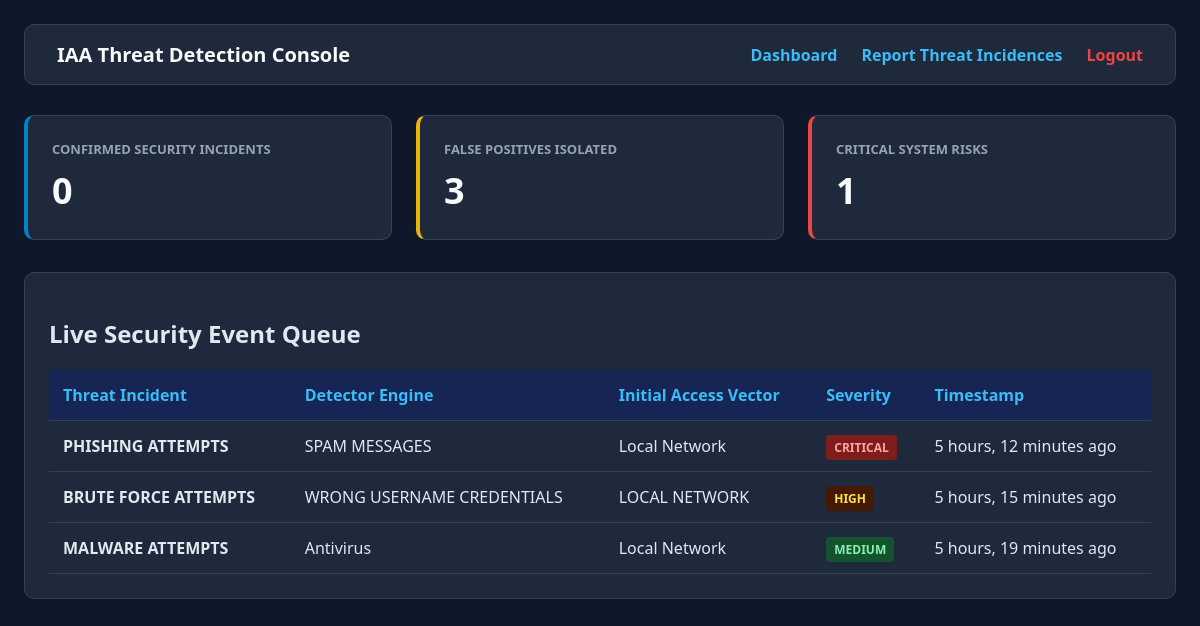
The page /dashboard/ (signed in) on the database its author committed.
### core/models.py (models this page shows, shortened)
class ThreatIncident(models.Model):
    SEVERITY_CHOICES = [
        ('LOW', 'Low'),
        ('MEDIUM', 'Medium'),
        ('HIGH', 'High'),
        ('CRITICAL', 'Critical'),
    ]
    title = models.CharField(max_length=200, help_text="e.g., Brute Force Attack, Phishing Attempt")
    detector = models.CharField(max_length=100, default='Signature Matching', help_text="e.g., Firewall, NIDS, Antivirus")
    access_vector = models.CharField(max_length=100, default='Network', help_text="e.g., Local, Network, Physical")
    severity = models.CharField(max_length=10, choices=SEVERITY_CHOICES, default='MEDIUM')
    description = models.TextField()
    is_false_positive = models.BooleanField(default=False, verbose_name="Mark as False Positive")
    detected_at = models.DateTimeField(auto_now_add=True)

### core/views.py (the view)
# urls.py: path('dashboard/', views.dashboard_view, name='dashboard'),
@login_required(login_url='login')
def dashboard_view(request):
    incidents = ThreatIncident.objects.all().order_by('-detected_at')
    total_incidents = incidents.filter(is_false_positive=False).count()
    false_positives = incidents.filter(is_false_positive=True).count()
    critical_incidents = incidents.filter(severity='CRITICAL').count()
    context = {
        'incidents': incidents[:5],  # Display the 5 most recent live events
        'total_incidents': total_incidents,
        'false_positives': false_positives,
        'critical_incidents': critical_incidents,
    }
    return render(request, 'core/dashboard.html', context)

### templates/core/dashboard.html (shortened to what this page needs)
<!DOCTYPE html>
<html lang="en">
<head>
</head>
<body>
    <div class="navbar">
        <h1>IAA Threat Detection Console</h1>
        <nav>
            <a href="{% url 'dashboard' %}">Dashboard</a>
            <a href="{% url 'reports' %}">Report Threat Incidences</a>
            <a href="{% url 'logout' %}" style="color: #ef4444;">Logout</a>
        </nav>
    </div>
    <div class="metrics-grid">
        <div class="card" style="border-left: 4px solid #0284c7;"><h3>Confirmed Security Incidents</h3><div class="value">{{ total_incidents }}</div></div>
        <div class="card" style="border-left: 4px solid #eab308;"><h3>False Positives Isolated</h3><div class="value">{{ false_positives }}</div></div>
        <div class="card" style="border-left: 4px solid #ef4444;"><h3>Critical System Risks</h3><div class="value">{{ critical_incidents }}</div></div>
    </div>
    <div class="table-section">
        <h2>Live Security Event Queue</h2>
        <table>
            <thead>
                <tr><th>Threat Incident</th><th>Detector Engine</th><th>Initial Access Vector</th><th>Severity</th><th>Timestamp</th></tr>
            </thead>
            <tbody>
                {% for incident in incidents %}
                <tr>
                    <td><strong>{{ incident.title }}</strong></td>
                    <td>{{ incident.detector }}</td>
                    <td>{{ incident.access_vector }}</td>
                    <td><span class="badge {{ incident.severity }}">{{ incident.severity }}</span></td>
                    <td>{{ incident.detected_at|timesince }} ago</td>
                </tr>
                {% empty %}
                <tr><td colspan="5" style="text-align: center; color: #64748b;">No perimeter anomalies flagged yet. Environment safe.</td></tr>
                {% endfor %}
            </tbody>
        </table>
    </div>
</body>
</html>

### templates/core/dashboard.html (style rules this page uses)
body { font-family: 'Segoe UI', Arial, sans-serif; background: #0f172a; color: #e2e8f0; margin: 0; padding: 24px; }
.navbar { display: flex; justify-content: space-between; align-items: center; background: #1e293b; padding: 16px 32px; border-radius: 10px; margin-bottom: 30px; border: 1px solid #334155; }
.navbar h1 { margin: 0; font-size: 20px; color: #f8fafc; }
.navbar nav a { color: #38bdf8; text-decoration: none; font-weight: 600; margin-left: 20px; }
.metrics-grid { display: flex; gap: 24px; margin-bottom: 32px; }
.card { background: #1e293b; padding: 24px; border-radius: 10px; flex: 1; border: 1px solid #334155; }
.card h3 { margin: 0; color: #94a3b8; font-size: 13px; text-transform: uppercase; }
.card .value { font-size: 36px; font-weight: 700; color: #f8fafc; margin-top: 8px; }
.table-section { background: #1e293b; padding: 24px; border-radius: 10px; border: 1px solid #334155; }
table { width: 100%; border-collapse: collapse; margin-top: 16px; }
th, td { text-align: left; padding: 14px; border-bottom: 1px solid #334155; }
th { color: #38bdf8; background: #172554; }
.badge { padding: 4px 8px; border-radius: 4px; font-size: 12px; font-weight: 700; }
.badge.CRITICAL { background: #7f1d1d; color: #fca5a5; }
.badge.HIGH { background: #451a03; color: #fde047; }
.badge.MEDIUM { background: #14532d; color: #86efac; }

### rows shown on the page
ThreatIncident: title "PHISHING ATTEMPTS", detector "SPAM MESSAGES", access_vector "Local Network", severity "CRITICAL", detected_at "5 hours, 12 minutes"
ThreatIncident: title "BRUTE FORCE ATTEMPTS", detector "WRONG USERNAME CREDENTIALS", access_vector "LOCAL NETWORK", severity "HIGH", detected_at "5 hours, 15 minutes"
ThreatIncident: title "MALWARE ATTEMPTS", detector "Antivirus", access_vector "Local Network", severity "MEDIUM", detected_at "5 hours, 19 minutes"

### other values the page prints
{{ total_incidents }} "0"
{{ false_positives }} "3"
{{ critical_incidents }} "1"
